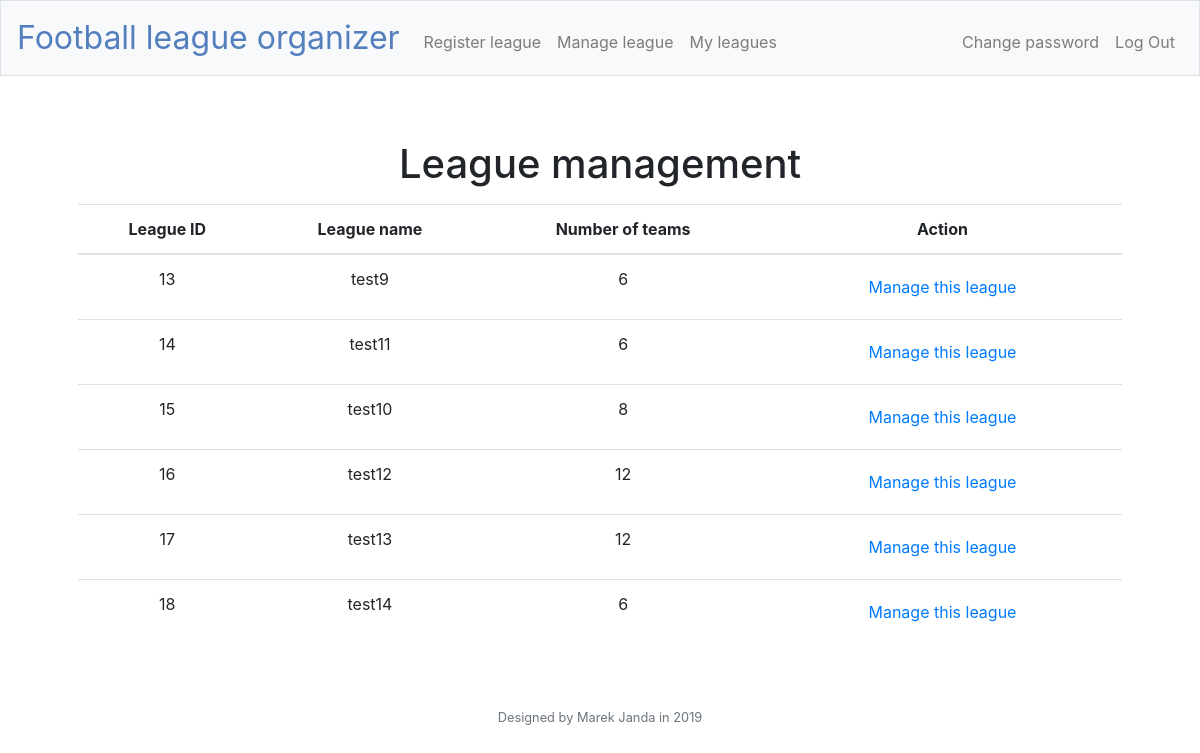
Screenshot of /leaguemanagement (signed in) with the database file from the repository.
### tables this page shows
CREATE TABLE 'leagues' ('league_ID' integer PRIMARY KEY AUTOINCREMENT NOT NULL, 'leaguename' varchar(255) NOT NULL, 'league_admin' varchar(255) NOT NULL, 'number_of_teams' integer NOT NULL);

### application.py (the view)
@app.route("/leaguemanagement", methods=["GET", "POST"])
@login_required
def manage():
    rows = db.execute("SELECT * FROM administrators WHERE admin_ID = :admin_ID", admin_ID=session["user_id"])
    myleagues = db.execute("SELECT * FROM leagues WHERE league_admin = :league_admin ORDER BY league_ID",
                           league_admin=rows[0]["admin_name"])
    return render_template("leaguemanagement.html", myleagues=myleagues)

### application.py (called while the page is built)
@app.after_request
def after_request(response):
    response.headers["Cache-Control"] = "no-cache, no-store, must-revalidate"
    response.headers["Expires"] = 0
    response.headers["Pragma"] = "no-cache"
    return response

### helpers.py (called while the page is built)
def login_required(f):
    @wraps(f)
    def decorated_function(*args, **kwargs):
        if session.get("user_id") is None:
            return redirect("/login")
        return f(*args, **kwargs)
    return decorated_function

### templates/leaguemanagement.html (shortened to what this page needs)
{% extends "layout.html" %}
{% block main %}
    <p>
        <h1>League management</h1>
    </p>
    <table class="table">
        <thead>
            <tr>
                <th>League ID</th>
                <th>League name</th>
                <th>Number of teams</th>
                <th>Action</th>
            </tr>
        </thead>
        <tbody>
            {% for league in myleagues %}
            <tr>
                <td>{{ league["league_ID"] }}</td>
                <td>{{ league["leaguename"] }}</td>
                <td>{{ league["number_of_teams"] }}</td>
                <td><a class="nav-link" href="/edit/{{league["leaguename"]}}">Manage this league</a></td>
            </tr>
            {% endfor %}
        </tbody>
    </table>
{% endblock %}

### templates/layout.html (shortened to what this page needs)
<!DOCTYPE html>
<html lang="en">
    <head>
        <link href="https://maxcdn.bootstrapcdn.com/bootstrap/4.1.3/css/bootstrap.min.css" rel="stylesheet">
        <link href="/static/styles.css" rel="stylesheet">
    </head>
    <body>
        <nav class="navbar navbar-expand-md navbar-light bg-light border">
            <a class="navbar-brand" href="/"></span> <span class="blue">Football league organizer</span></a>
            <div class="collapse navbar-collapse" id="navbar">
                {% if session.user_id %}
                    <ul class="navbar-nav mr-auto mt-2">
                        <li class="nav-item"><a class="nav-link" href="/leagueregistration">Register league</a></li>
                        <li class="nav-item"><a class="nav-link" href="/leaguemanagement">Manage league</a></li>
                        <li class="nav-item"><a class="nav-link" href="/">My leagues</a></li>
                    </ul>
                    <ul class="navbar-nav ml-auto mt-2">
                        <li class="nav-item"><a class="nav-link" href="/pswchange">Change password</a></li>
                        <li class="nav-item"><a class="nav-link" href="/logout">Log Out</a></li>
                    </ul>
                {% else %}
                    <ul class="navbar-nav mr-auto mt-2">
                        <li class="nav-item"><a class="nav-link" href="/register">Register</a></li>
                        <li class="nav-item"><a class="nav-link" href="/login">Log In</a></li>
                        <li class="nav-item"><a class="nav-link" href="/view">View leagues</a></li>
                    </ul>
                {% endif %}
            </div>
        </nav>
        <main class="container p-5">
            {% block main %}{% endblock %}
        </main>
        <footer class="small text-center text-muted">
            Designed by Marek Janda in 2019
        </footer>
    </body>
</html>

### static/styles.css (style rules this page uses)
nav .navbar-brand { font-size: xx-large; }
nav .navbar-brand .blue { color: #537fbe; }
main { overflow-x: auto; text-align: center; }

### rows the page displays
leagues: league_ID "13", leaguename "test9", number_of_teams "6"
leagues: league_ID "14", leaguename "test11", number_of_teams "6"
leagues: league_ID "15", leaguename "test10", number_of_teams "8"
leagues: league_ID "16", leaguename "test12", number_of_teams "12"
leagues: league_ID "17", leaguename "test13", number_of_teams "12"
leagues: league_ID "18", leaguename "test14", number_of_teams "6"
